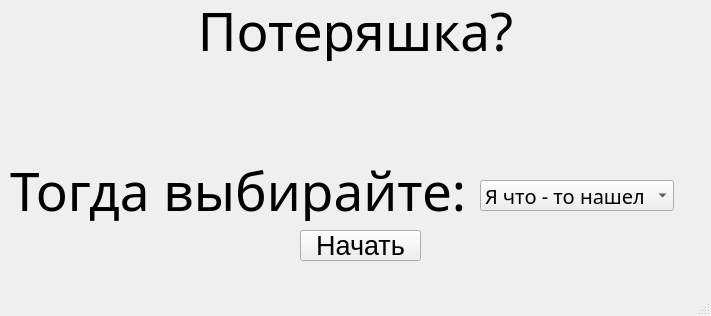
<?xml version="1.0" encoding="UTF-8"?>
<ui version="4.0">
 <class>MainWindow</class>
 <widget class="QMainWindow" name="MainWindow">
  <property name="geometry">
   <rect>
    <x>0</x>
    <y>0</y>
    <width>711</width>
    <height>316</height>
   </rect>
  </property>
  <property name="windowTitle">
   <string>MainWindow</string>
  </property>
  <widget class="QWidget" name="centralwidget">
   <widget class="QLabel" name="label">
    <property name="geometry">
     <rect>
      <x>0</x>
      <y>0</y>
      <width>711</width>
      <height>61</height>
     </rect>
    </property>
    <property name="font">
     <font>
      <family>Ink Free</family>
      <pointsize>40</pointsize>
     </font>
    </property>
    <property name="contextMenuPolicy">
     <enum>Qt::PreventContextMenu</enum>
    </property>
    <property name="layoutDirection">
     <enum>Qt::LeftToRight</enum>
    </property>
    <property name="text">
     <string>Потеряшка?</string>
    </property>
    <property name="alignment">
     <set>Qt::AlignCenter</set>
    </property>
   </widget>
   <widget class="QLabel" name="label_2">
    <property name="geometry">
     <rect>
      <x>10</x>
      <y>160</y>
      <width>711</width>
      <height>61</height>
     </rect>
    </property>
    <property name="font">
     <font>
      <family>Ink Free</family>
      <pointsize>40</pointsize>
     </font>
    </property>
    <property name="contextMenuPolicy">
     <enum>Qt::PreventContextMenu</enum>
    </property>
    <property name="layoutDirection">
     <enum>Qt::LeftToRight</enum>
    </property>
    <property name="text">
     <string>Тогда выбирайте:</string>
    </property>
    <property name="alignment">
     <set>Qt::AlignLeading|Qt::AlignLeft|Qt::AlignVCenter</set>
    </property>
   </widget>
   <widget class="QComboBox" name="comboChoose">
    <property name="geometry">
     <rect>
      <x>480</x>
      <y>180</y>
      <width>194</width>
      <height>31</height>
     </rect>
    </property>
    <property name="font">
     <font>
      <family>Ink Free</family>
      <pointsize>15</pointsize>
     </font>
    </property>
    <item>
     <property name="text">
      <string>Я что - то нашел</string>
     </property>
    </item>
    <item>
     <property name="text">
      <string>Я что - то потерял</string>
     </property>
    </item>
   </widget>
   <widget class="QPushButton" name="start">
    <property name="geometry">
     <rect>
      <x>300</x>
      <y>230</y>
      <width>121</width>
      <height>31</height>
     </rect>
    </property>
    <property name="font">
     <font>
      <pointsize>20</pointsize>
     </font>
    </property>
    <property name="text">
     <string>Начать</string>
    </property>
   </widget>
  </widget>
  <widget class="QMenuBar" name="menubar">
   <property name="geometry">
    <rect>
     <x>0</x>
     <y>0</y>
     <width>711</width>
     <height>21</height>
    </rect>
   </property>
  </widget>
  <widget class="QStatusBar" name="statusbar"/>
 </widget>
 <resources/>
 <connections/>
</ui>
